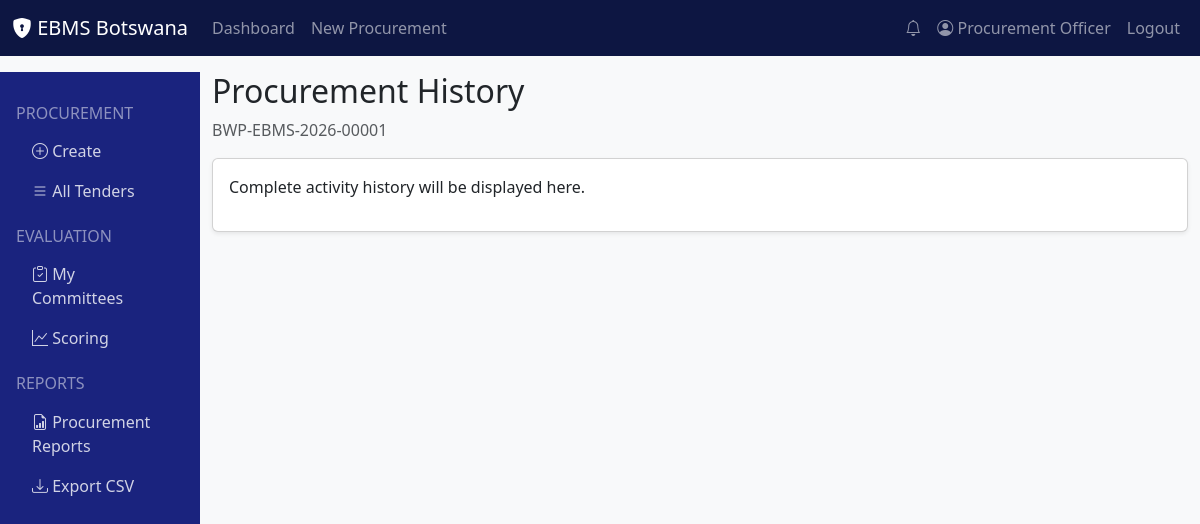
/procurement/1/history (signed in), run on the app's committed database.
### models/user.py (models this page shows, shortened)
class User(UserMixin, db.Model):
    __tablename__ = 'users'
    id = db.Column(db.Integer, primary_key=True)
    username = db.Column(db.String(80), unique=True, nullable=False, index=True)
    email = db.Column(db.String(120), unique=True, nullable=False, index=True)
    password_hash = db.Column(db.String(256), nullable=False)
    first_name = db.Column(db.String(100), nullable=False)
    last_name = db.Column(db.String(100), nullable=False)
    phone = db.Column(db.String(20))
    department = db.Column(db.String(100))
    is_active = db.Column(db.Boolean, default=True)
    is_verified = db.Column(db.Boolean, default=False)
    mfa_enabled = db.Column(db.Boolean, default=False)
    mfa_secret = db.Column(db.String(100))
    last_login = db.Column(db.DateTime)
    last_ip = db.Column(db.String(45))
    failed_logins = db.Column(db.Integer, default=0)
    locked_until = db.Column(db.DateTime)
    created_at = db.Column(db.DateTime, default=lambda: datetime.now(pytz.timezone('Africa/Gaborone')))
    updated_at = db.Column(db.DateTime, default=lambda: datetime.now(pytz.timezone('Africa/Gaborone')),
                          onupdate=lambda: datetime.now(pytz.timezone('Africa/Gaborone')))
    role_id = db.Column(db.Integer, db.ForeignKey('roles.id'))
    role = db.relationship('Role', back_populates='users')
    procurements = db.relationship('Procurement', foreign_keys='Procurement.created_by',
                                   back_populates='created_by_user', lazy='dynamic')
    committee_memberships = db.relationship('CommitteeMember', back_populates='user', lazy='dynamic')
    audit_logs = db.relationship('AuditLog', back_populates='user', lazy='dynamic')
    notifications = db.relationship('Notification', back_populates='user', lazy='dynamic')
    def get_full_name(self):
        return f"{self.first_name} {self.last_name}"
    def has_role(self, role_name):
        return self.role and self.role.name == role_name

### models/procurement.py (models this page shows, shortened)
class Procurement(db.Model):
    __tablename__ = 'procurements'
    id = db.Column(db.Integer, primary_key=True)
    tender_number = db.Column(db.String(100), unique=True, nullable=False, index=True)
    title = db.Column(db.String(500), nullable=False)
    description = db.Column(db.Text)
    category = db.Column(db.String(50), nullable=False)
    procurement_method = db.Column(db.String(100), nullable=False)
    submission_method = db.Column(db.String(50), default='single_envelope')
    evaluation_method = db.Column(db.String(100))
    estimated_value = db.Column(db.Numeric(15, 2))
    currency = db.Column(db.String(3), default='BWP')
    funding_source = db.Column(db.String(200))
    budget_confirmed = db.Column(db.Boolean, default=False)
    ppra_code = db.Column(db.String(50))
    ppra_sub_code = db.Column(db.String(50))
    ppra_grade = db.Column(db.String(20))
    status = db.Column(db.String(50), default='draft', index=True)
    publication_date = db.Column(db.DateTime)
    closing_date = db.Column(db.DateTime, index=True)
    opening_date = db.Column(db.DateTime)
    cooling_off_end = db.Column(db.DateTime)
    validity_days = db.Column(db.Integer, default=90)
    has_lots = db.Column(db.Boolean, default=False)
    lot_count = db.Column(db.Integer, default=1)
    reservation_scheme = db.Column(db.String(100))
    preference_percentage = db.Column(db.Numeric(5, 2))
    citizen_participation_required = db.Column(db.Boolean, default=False)
    approved_by = db.Column(db.Integer, db.ForeignKey('users.id'))
    approved_at = db.Column(db.DateTime)
    approval_notes = db.Column(db.Text)
    created_by = db.Column(db.Integer, db.ForeignKey('users.id'), nullable=False)
    created_at = db.Column(db.DateTime, default=lambda: datetime.now(pytz.timezone('Africa/Gaborone')))
    updated_at = db.Column(db.DateTime, default=lambda: datetime.now(pytz.timezone('Africa/Gaborone')),
                          onupdate=lambda: datetime.now(pytz.timezone('Africa/Gaborone')))
    created_by_user = db.relationship('User', foreign_keys=[created_by], back_populates='procurements')
    approver = db.relationship('User', foreign_keys=[approved_by])
    documents = db.relationship('ProcurementDocument', back_populates='procurement', lazy='dynamic', cascade='all, delete-orphan')
    workspace = db.relationship('Workspace', back_populates='procurement', uselist=False, cascade='all, delete-orphan')
    bidders = db.relationship('Bidder', back_populates='procurement', lazy='dynamic')
    bid_submissions = db.relationship('BidSubmission', back_populates='procurement', lazy='dynamic')
    bid_openings = db.relationship('BidOpening', back_populates='procurement', lazy='dynamic')
    committees = db.relationship('EvaluationCommittee', back_populates='procurement', lazy='dynamic')
    technical_evaluations = db.relationship('TechnicalEvaluation', back_populates='procurement', lazy='dynamic')
    financial_evaluations = db.relationship('FinancialEvaluation', back_populates='procurement', lazy='dynamic')
    clarifications = db.relationship('Clarification', back_populates='procurement', lazy='dynamic')
    awards = db.relationship('Award', back_populates='procurement', lazy='dynamic')
    complaints = db.relationship('Complaint', back_populates='procurement', lazy='dynamic')
    audit_logs = db.relationship('AuditLog', back_populates='procurement', lazy='dynamic')
    notifications = db.relationship('Notification', back_populates='procurement', lazy='dynamic')

### routes/procurement.py (the view)
@bp.route('/<int:id>/history')
@login_required
def history(id):
    procurement = Procurement.query.get_or_404(id)
    return render_template('procurement/history.html', procurement=procurement)

### app.py (called while the page is built)
@login_manager.user_loader
def load_user(user_id):
    from models.user import User
    return User.query.get(int(user_id))

### templates/procurement/history.html (shortened to what this page needs)
{% extends "base.html" %}
{% block content %}
<h2>Procurement History</h2>
<p class="text-muted">{{ procurement.tender_number }}</p>
<div class="card shadow-sm">
    <div class="card-body">
        <p>Complete activity history will be displayed here.</p>
    </div>
</div>
{% endblock %}

### templates/base.html (shortened to what this page needs)
<!DOCTYPE html>
<html lang="en">
<head>
    <link href="https://cdn.jsdelivr.net/npm/bootstrap@5.3.2/dist/css/bootstrap.min.css" rel="stylesheet">
    <link rel="stylesheet" href="https://cdn.jsdelivr.net/npm/bootstrap-icons@1.11.1/font/bootstrap-icons.css">
</head>
<body class="bg-light">
    <nav class="navbar navbar-expand-lg navbar-dark" style="background: #0d1642;">
        <div class="container-fluid">
            <a class="navbar-brand" href="{{ url_for('dashboard.index') }}">
                <i class="bi bi-shield-lock-fill"></i> EBMS Botswana
            </a>
            <div class="collapse navbar-collapse">
                <ul class="navbar-nav me-auto">
                    {% if current_user.is_authenticated %}
                    <li class="nav-item"><a class="nav-link" href="{{ url_for('dashboard.index') }}">Dashboard</a></li>
                    <li class="nav-item"><a class="nav-link" href="{{ url_for('procurement.create') }}">New Procurement</a></li>
                    {% endif %}
                </ul>
                <ul class="navbar-nav">
                    {% if current_user.is_authenticated %}
                    <li class="nav-item"><a class="nav-link" href="{{ url_for('notifications.index') }}"><i class="bi bi-bell"></i></a></li>
                    <li class="nav-item"><a class="nav-link" href="{{ url_for('auth.profile') }}"><i class="bi bi-person-circle"></i> {{ current_user.get_full_name() }}</a></li>
                    <li class="nav-item"><a class="nav-link" href="{{ url_for('auth.logout') }}">Logout</a></li>
                    {% else %}
                    <li class="nav-item"><a class="nav-link" href="{{ url_for('auth.login') }}">Login</a></li>
                    <li class="nav-item"><a class="nav-link" href="{{ url_for('auth.register') }}">Register</a></li>
                    {% endif %}
                </ul>
            </div>
        </div>
    </nav>
    <div class="container-fluid mt-3">
        <div class="row">
            {% if current_user.is_authenticated %}
            <div class="col-md-2 d-none d-md-block sidebar p-3">
                {% if not current_user.has_role('Bidder') %}
                <h6 class="text-white-50 text-uppercase mt-3">Procurement</h6>
                <nav class="nav flex-column">
                    <a class="nav-link" href="{{ url_for('procurement.create') }}"><i class="bi bi-plus-circle"></i> Create</a>
                    <a class="nav-link" href="{{ url_for('procurement.list_tenders') }}"><i class="bi bi-list"></i> All Tenders</a>
                </nav>
                <h6 class="text-white-50 text-uppercase mt-3">Evaluation</h6>
                <nav class="nav flex-column">
                    <a class="nav-link" href="#"><i class="bi bi-clipboard-check"></i> My Committees</a>
                    <a class="nav-link" href="#"><i class="bi bi-graph-up"></i> Scoring</a>
                </nav>
                {% endif %}
                {% if current_user.role and current_user.role.name in ['Procurement Unit', 'Procurement Oversight Unit', 'Accounting Officer', 'System Administrator'] %}
                <h6 class="text-white-50 text-uppercase mt-3">Reports</h6>
                <nav class="nav flex-column">
                    <a class="nav-link" href="{{ url_for('procurement.list_tenders') }}"><i class="bi bi-file-earmark-bar-graph"></i> Procurement Reports</a>
                    <a class="nav-link" href="{{ url_for('reports.export_csv') }}"><i class="bi bi-download"></i> Export CSV</a>
                </nav>
                {% endif %}
            </div>
            <div class="col-md-10">
            {% else %}
            <div class="col-12">
            {% endif %}
                {% block content %}{% endblock %}
            </div>
        </div>
    </div>
</body>
</html>

### templates/base.html (style rules this page uses)
.sidebar { min-height: 100vh; background: #1a237e; }
.sidebar .nav-link { color: rgba(255,255,255,0.8); }

### data on the page
User: get_full_name "Procurement Officer"
Procurement: tender_number "BWP-EBMS-2026-00001"
